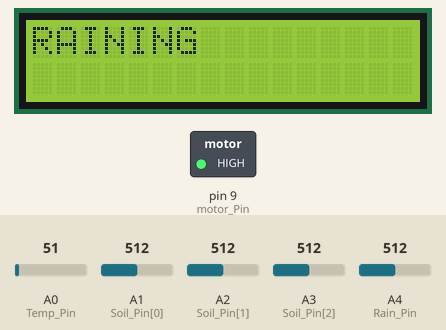
Simulated run of this sketch. Board: Arduino Uno, built with avr-gcc and run on an emulated ATmega328P. Shown: 16×2 character LCD, switched loads named in the sketch (green lamp = pin HIGH). Inputs (shaded band) come from the test bench; at power-on: A1 (Soil_Pin[0]) = 512, A2 (Soil_Pin[1]) = 512, A3 (Soil_Pin[2]) = 512, A0 (Temp_Pin) = 51, A4 (Rain_Pin) = 512. No radio packets arrive unless stated; what the sketch prints to the serial monitor is not drawn.

Above: at 1.5 s.
1.6 s: A1 (Soil_Pin[0]) set to 716
At 6.6 s:
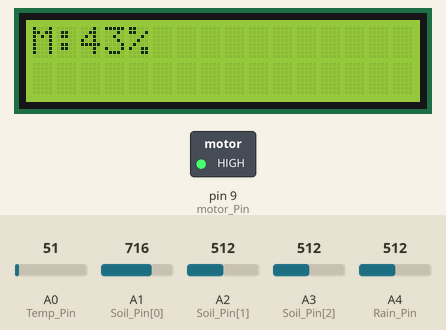
8.3 s: A2 (Soil_Pin[1]) set to 716
At 13.1 s:
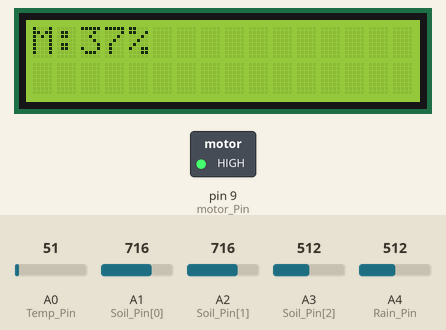
13.8 s: A3 (Soil_Pin[2]) set to 716
At 19.7 s:
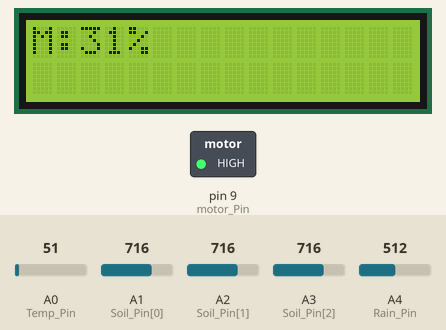
20.4 s: A1 (Soil_Pin[0]) set to 992
At 26.2 s:
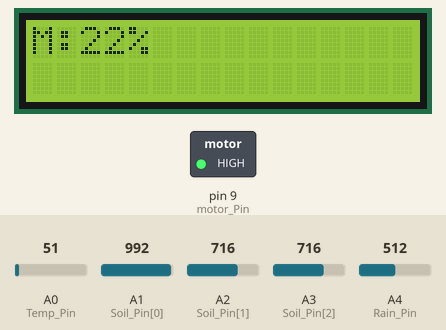
26.9 s: A2 (Soil_Pin[1]) set to 992
At 32.8 s:
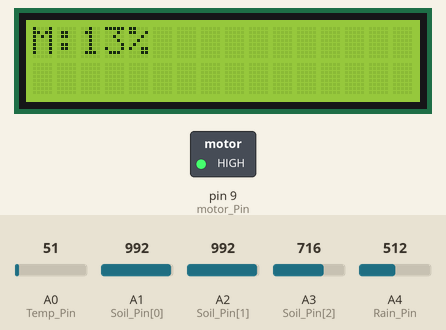
33.5 s: A3 (Soil_Pin[2]) set to 992
At 39.3 s:
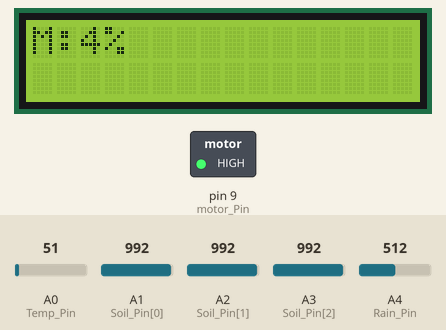
Timing chart, 0 to 40.8 s (numbered marks = the images above; inputs shaded):
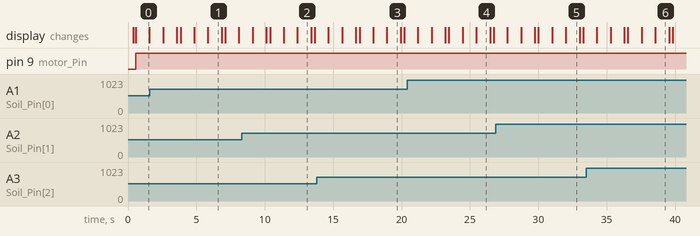

Measured:
- what the display in image 0 shows lasts 1.0 s, from 0.6 s to 1.6 s

The sketch:

recvV.ino
```cpp
/////-----------------------------------------------------------------------------------
// Description
// -----------------------------------------------------------------------------------
// This sketch is in the public domain
//
// -----------------------------------------------------------------------------------
// Connections:
// -----------------------------------------------------------------------------------
// DHT11 Humidity Sensor

// Connect pin 1 (on the left) of the sensor to +5V
// Connect pin 2 of the sensor to whatever the DHTPIN is // here Digital Pin 8
// Connect pin 4 (on the right) of the sensor to GROUND
// -----------------------------------------------------------------------------------
// LM35

// We are using the TO-92 Package device
// Connect pin 1 (on the left) of the sensor to +5V
// Connect pin 2 to an Analg Pin on the Arduino. Here Pin A0
// Connect pin 3 (on the right) of the sensor to GROUND
// -----------------------------------------------------------------------------------//
// Soil & Rain Sensor

// Connect Vcc to 5V and Gnd to Gnd
// Connect AOUT Pin of Soil Sensor to A1, A2 & A3
// Connect Signal Pin of Rain Sensor to A4
// -----------------------------------------------------------------------------------
//LCD Screen

/* The circuit:
 / LCD RS pin to digital pin 2
 * LCD Enable pin to digital pin 3
 * LCD D4 pin to digital pin 4
 * LCD D5 pin to digital pin 5
 * LCD D6 pin to digital pin 6
 * LCD D7 pin to digital pin 7
 * LCD R/W pin to ground
 * LCD VSS pin to ground
 * LCD VCC pin to 5V
 * 10K resistor:
 * ends to +5V and ground
 * wiper to LCD VO pin (pin 3)*/

// ------------------------------------------------------------------------------------
// The Code
// ------------------------------------------------------------------------------------

///#include "DHT.h"            // Include DHT Library
#include<VirtualWire.h>     // Inclusion of Virtual Wire
#include <LiquidCrystal.h>

// initialize the library with the numbers of the interface pins
LiquidCrystal lcd(2, 3, 4, 5, 6, 7);

// Humidity Sensor DHT11
//#define DHTTYPE DHT11   // Declaration of DHT 11 being used
//#define DHTPIN 8        // DTH11 Data Pin connected to Digital Pin 8 of Arduino
//DHT dht(DHTPIN, DHTTYPE);
//int Humidity_1;

// Rain
int Rain_Pin = A4;
int motor_Pin = 9;

int Rain_Value=0;

// Soil Sensor
int Soil_Pin[3] = {A1,A2,A3}; // Connect pin A0 to Analog Output pin of the Soil Sensor
int Soil_Read[3]={0,0,0};
int Moisture_Level[3]={0,0,0};
int avgMoisture = 0;

// Temperature Sensor LM35
int Temp_Pin = A0;
float Temp_Value;
float mV;
int num1 = 1;
int num = 1;
int Temp_C;
float avg;
// float Temp_F;

void setup(){
  for(int i=0; i <3; i++)
    pinMode(Soil_Pin[i], INPUT); // three Soil_Pins configured  as INPUT
    pinMode( Temp_Pin, INPUT); // Temp_Pin configured as INPUT
    pinMode(Rain_Pin,INPUT); // Rain_Pin configured as INPUT
    pinMode(motor_Pin,OUTPUT);

    Serial.begin(9600); // Initializing Serial Communication @ 9600 baud rate
    vw_setup(2000); // Bits per sec // Initialize the IO and ISR
    //dht.begin();
    lcd.begin(16, 2); // set up the LCD's number of columns and rows:
    lcd.print("Welcome");
    delay(300);
    lcd.clear();
}

void loop() {
  // Wait a few seconds between measurements.
  delay(200);

// Soil Moisture Analysis---------------------------------------------------------------------
  avgMoisture=0;
  for(int i=0;i<3; i++){
  Soil_Read[i] = analogRead(Soil_Pin[i]);
  Moisture_Level[i] = map(Soil_Read[i], 0, 1023, 100,0);
  avgMoisture+=Moisture_Level[i];
  avg = 30;
  }
  avgMoisture/=3;
// -------------------------------------------------------------------------------------------

// Temperature Analysis-----------------------------------------------------------------------
  Temp_Value = analogRead(Temp_Pin);
  mV =(5.0* Temp_Value * 100.0)/10024;
  //mp_C = mV/1000;// for temperature in *C
  if( mV > 0)
  {

      digitalWrite(motor_Pin, HIGH);
       num =0;


 }
 else
 {
 digitalWrite(motor_Pin, LOW);
 }
  // float Temp_F = (Temp_C*9)/5 +32; // for temp in *F
// -------------------------------------------------------------------------------------------

// Humidity Analysis--------------------------------------------------------------------------
  // Reading temperature or humidity takes about 250 milliseconds!
  // Sensor readings may also be up to 2 seconds 'old' (its a very slow sensor)
 // Humidity_1 = dht.readHumidity();
  // Check if any reads failed and exit early (to try again).
  //if (isnan(Humidity_1)) {
  //  Serial.println("Failed to read from DHT sensor!");
    //Humidity_1=30;
  //}
// -------------------------------------------------------------------------------------------

// Humidity Analysis--------------------------------------------------------------------------
  Rain_Value = analogRead(Rain_Pin);
  if(Rain_Value>300)
  {
    lcd.setCursor(0,0);
    lcd.print("RAINING");
        num1=0;

      //rial.print("RAINING ");
    delay(1000);
    lcd.clear();
  }
// -------------------------------------------------------------------------------------------

  LCDprint();
  SerialPrintAll(); //Function to print values on the serial monitor
String s1 = String(num);
String s2 = String(num1);
  String str1 = String(Temp_C);
 //// String str2 = String(Humidity_1);
  String str3 = String(avgMoisture);
  String str4 = ",";
  String toSend = s1+str4+s2+str4+str1+str4+str3;
  //Serial.println(toSend);
  int str_len = toSend.length() + 1;  // Length (with one extra character for the null terminator)
  char char_array[str_len];// Prepare the character array (the buffer)
  toSend.toCharArray(char_array, str_len); // Copy it over
//Serial.println(char_array);
send(char_array);

}

// ---------------------------------------------------------------------------------
// Functions Declaration:
// ---------------------------------------------------------------------------------


// ---------------------------------------------------------------------------------
// RF transmitter
// ---------------------------------------------------------------------------------
void send (char *message)
{
    vw_send((uint8_t *)message, strlen(message));
    vw_wait_tx(); // Wait until the whole message has gone
   // Serial.println("char_array");


}
// ---------------------------------------------------------------------------------
// End of Code
// ---------------------------------------------------------------------------------
void LCDprint(){
  lcd.setCursor(0,0);
  lcd.print("T:");
  lcd.setCursor(2,0);
  lcd.print(Temp_C);
  lcd.print(" C");
  delay(1000);
  lcd.clear();


  lcd.setCursor(0,0);
  lcd.print("M:");
  lcd.setCursor(2,0);
  lcd.print(avgMoisture);
  lcd.print("%");
  delay(1000);
  lcd.clear();
}

void SerialPrintAll(){
  //
 // Serial.print("Temperature: ");
//  Serial.print(num);
//    Serial.print(",");
//   Serial.print(num1);
//     Serial.print(",");
  Serial.print(mV);
    Serial.print(",");
  //Serial.println(" *C");
//
 // Serial.print("Humidity: ");
 // Serial.print(Humidity_1);
  //Serial.println(" %");
  //
  //Serial.print("Avg Moisture : ");
  Serial.print(avg);
   Serial.print(",");
 Serial.print(Rain_Value);
  //Serial.println(" %");
Serial.println();

  //
  //Serial.print("Rain Sensor : ");
 // Serial.println(Rain_Value);
}
```
